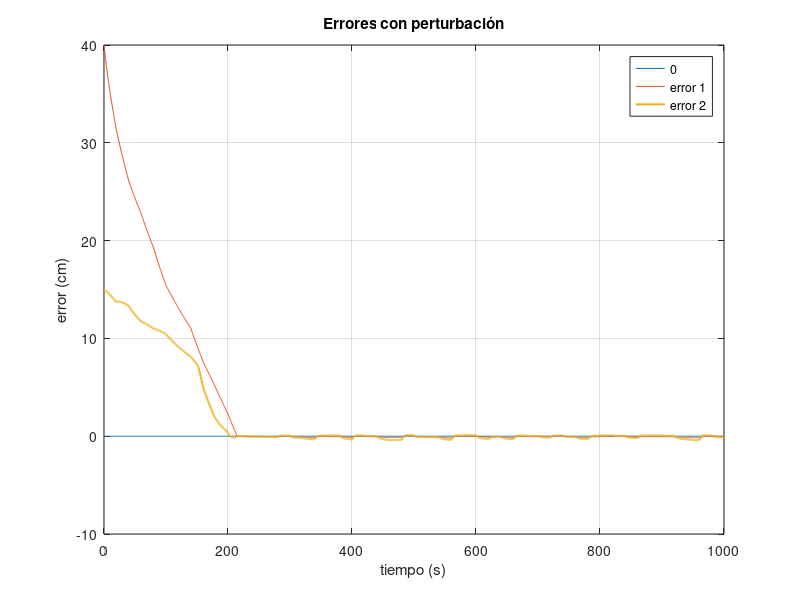

Write the MATLAB code that produced this figure.

clear all;

load("error.mat");

figure(1)
plot(error(1,:), zeros(size(error(1,:))), error(1,:), error(2,:)*100, error(1,:), error(3,:)*100, 'linewidth', 1.5);
grid on;
xlabel('tiempo (s)');
ylabel('error (cm)');
legend('0', 'error 1', 'error 2');
title('Errores con perturbación');
